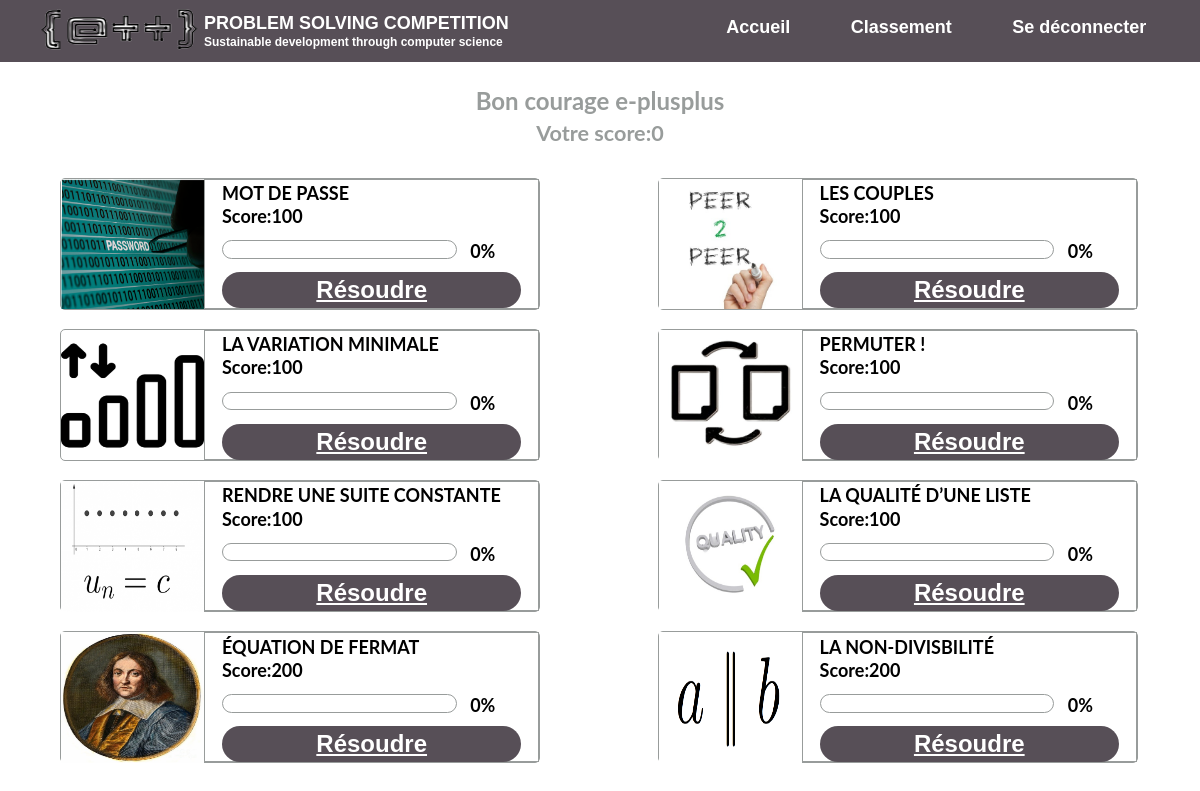
Screenshot of /Home/ (signed in) with the database file from the repository.
### app/models.py (models this page shows, shortened)
class Participant(models.Model):
    Username = models.CharField(max_length=30)
    Score = models.IntegerField(default=0)
    First_Student_Name = models.CharField(max_length=50)
    Second_Student_Name = models.CharField(max_length=50)
    Number_Of_Tests = models.IntegerField(default=0)

class Problem(models.Model):
    Name = models.CharField(max_length=200)
    Image_Url = models.CharField(max_length=200)
    Statement_Url = models.CharField(max_length=200)
    Python_User_Code = models.TextField(default="#write your code here")
    Python_Server_Code = models.TextField(default="#write your code here")
    Score = models.IntegerField()
    Number_Of_Tests = models.IntegerField()
    Time_Limit_Per_Test = models.FloatField(default=1)

### app/views.py (the view)
# urls.py: 2. Add a URL to urlpatterns:  path('', Home.as_view(), name='home')
@login_required(login_url='login')
def Home(request):
    problems = Problem.objects.all()
    participant = get_participant(request)
    advancements = [get_percentage_color(problem, participant) for problem in problems]
    info = list(zip(problems, advancements))
    context = {'info':info, 'participant':participant}
    return render(request, 'Home.html', context)

### app/utils.py (called while the page is built)
def get_participant(request):
    current_user = request.user
    participant = Participant.objects.get(Username=current_user.username)
    return participant

def get_percentage_color(problem, participant):
    try:
        advancement = Advancement.objects.get(Problem_Id=problem.id, Participant_Id=participant.id)
        return advancement.Percentage, advancement.Color
    except:
        return 0, "black"

### app/templates/Home.html (shortened to what this page needs)
<!DOCTYPE html>
{% load static %}
<html lang="en">
<head>
    <link rel="stylesheet"  href="/static/css/Home.css?{% now 'U' %}">
    <link rel="stylesheet" type="text/css" href="/static/css/loading-bar.css?{% now 'U' %}" />
</head>
<body>
   <div class="navbar">
        <div class="left-div">
            <img src="{% static 'images/logo-image.png' %}" class="logo-image">
            <h3 class="title">PROBLEM SOLVING COMPETITION</h3>
            <h3 class="subtitle">Sustainable development through computer science</h3>
        </div>
        <div class="right-div">
            <li><a href="{% url 'home' %}" class="link">Accueil</a></li>
            <li><a href="{% url 'ranking' %}" class="link">Classement</a></li>
            <li><a href="{% url 'logout' %}" class="link">Se déconnecter</a></li>
        </div>
    </div>
    <div class="name-score">
        <h3 class="name">Bon courage {{participant.Username}}</h3>
        <h3 class="score">Votre score:{{participant.Score}}</h3>
    </div>
    <div class="games">
        {% for list in info%}
        <div class="game">
            <img src="{{list.0.Image_Url}}" class="img">
            <div class="title-score">
                <h3 class="game-title">{{list.0.Name}}</h3>
                <h3 class="score-value">Score:{{list.0.Score}}</h3>
                <div class="meter">
                </div>
                <h3 class="percentage">{{list.1.0}}%</h3>
                <button class="play"><a id="link" href="{% url 'problem' list.0.id %}">Résoudre</a></button>
            </div>
        </div>
        {% endfor %}
    </div>
</body>
</html>

### static/css/Home.css (style rules this page uses)
* { box-sizing: border-box; }
html { margin: 0 0 0 0; width:100%; height: 100%; }
body { margin: 0 0 0 0; width:100%; height:100%; font-family: 'Lato', Arial, sans-serif; color: #989c9b; }
.navbar { background-color: #574f57; width:100%; height:5.2vw; list-style-type: none; position: relative; }
.left-div { margin-left:3%; padding: 0 0; margin-top:0; height:100%; width:40%; float:left; margin-right:15%; }
.logo-image { height:100%; width:35%; float: left; }
.title { margin:0 0 0 0; padding-top:1.1vw; font-size:1.5vw; color:white; font-family:arial; }
.subtitle { margin:0 0 0 0; padding-top:1px; font-size:1vw; color:white; font-family:arial; }
.right-div { width:42%; height:100%; margin-left:58%; }
li a { float:left; color: white; font-size:1.5vw; font-family:arial; text-align: center; padding:0 6%; text-decoration: none; font-weight: bold; margin-top:1.4vw; }
#link { color:white; font-family:arial; font-size:2vw; }
.name-score { width:100%; text-align:center; }
.name { font-size:2vw; margin-bottom:0; }
.score { margin-top:5px; font-size:1.8vw; }
.game { width:40%; height:11vw; margin-left:5%; margin-right:4.8%; margin-top:0.8vw; margin-bottom:0.8vw; padding: 0px; border:solid 1px; border-radius: 5px; float:left; }
.img { width:30%; height:10.9vw; padding:0 0px 0 0; float:left; }
.title-score { border:solid 1px; width:70%; margin-left:30%; height:100%; }
.game-title { color:black; font-size:1.5vw; padding:0; margin-top:0.2vw; margin-bottom:0; margin-left:5%; }
.score-value { color:black; font-size:1.5vw; padding:0; margin-bottom:0px; margin-top:0.1vw; margin-left:5%; }
.percentage { color:black; font-size:1.5vw; font-weight:bold; margin-bottom:0; margin-top:4%; }
.play { align-items: center; background-color: #574f57; border: 0; border-radius: 100px; color: white; font-weight:bold; display: inline-flex; font-family:arial; font-size: 1.7vw; transition: background-color 0.167s cubic-bezier(0.4, 0, 0.2, 1) 0s, box-shadow 0.167s cubic-bezier(0.4, 0, 0.2, 1) 0s, color 0.167s cubic-bezier(0.4, 0, 0.2, 1) 0s; justify-content: center; margin:3% 2% 0 5%; width:90%; height:3vw; text-decoration: none; }

### static/css/loading-bar.css (style rules this page uses)
.meter { box-sizing: content-box; height: 13%; position: relative; margin:4% 4% 0 5%; background: white; border-radius: 25px; width:70%; border:1px solid; box-shadow: inset 0 -1px 1px rgba(255, 255, 255, 0.3); float:left; }

### rows the page displays
Participant: Username "e-plusplus", Score "0"
Problem: Image_Url (picture), Name "MOT DE PASSE", Score "100", list "0"
Problem: Image_Url (picture), Name "LES COUPLES", Score "100", list "0"
Problem: Image_Url (picture), Name "LA VARIATION MINIMALE", Score "100", list "0"
Problem: Image_Url (picture), Name "PERMUTER !", Score "100", list "0"
Problem: Image_Url (picture), Name "RENDRE UNE SUITE CONSTANTE", Score "100", list "0"
Problem: Image_Url (picture), Name "LA QUALITÉ D’UNE LISTE", Score "100", list "0"
Problem: Image_Url (picture), Name "ÉQUATION DE FERMAT", Score "200", list "0"
Problem: Image_Url (picture), Name "LA NON-DIVISBILITÉ", Score "200", list "0"
